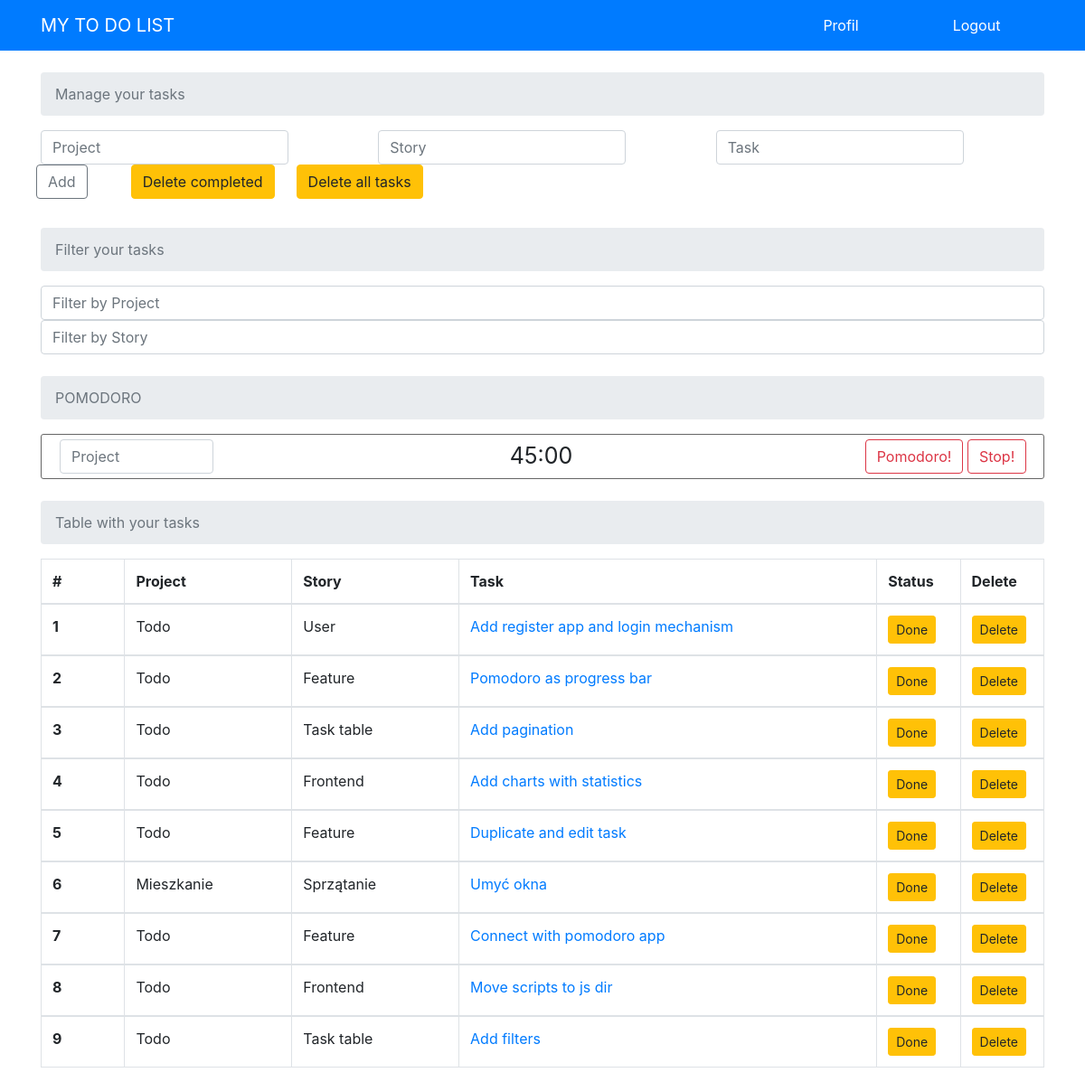
The app's page / (signed in), older data.
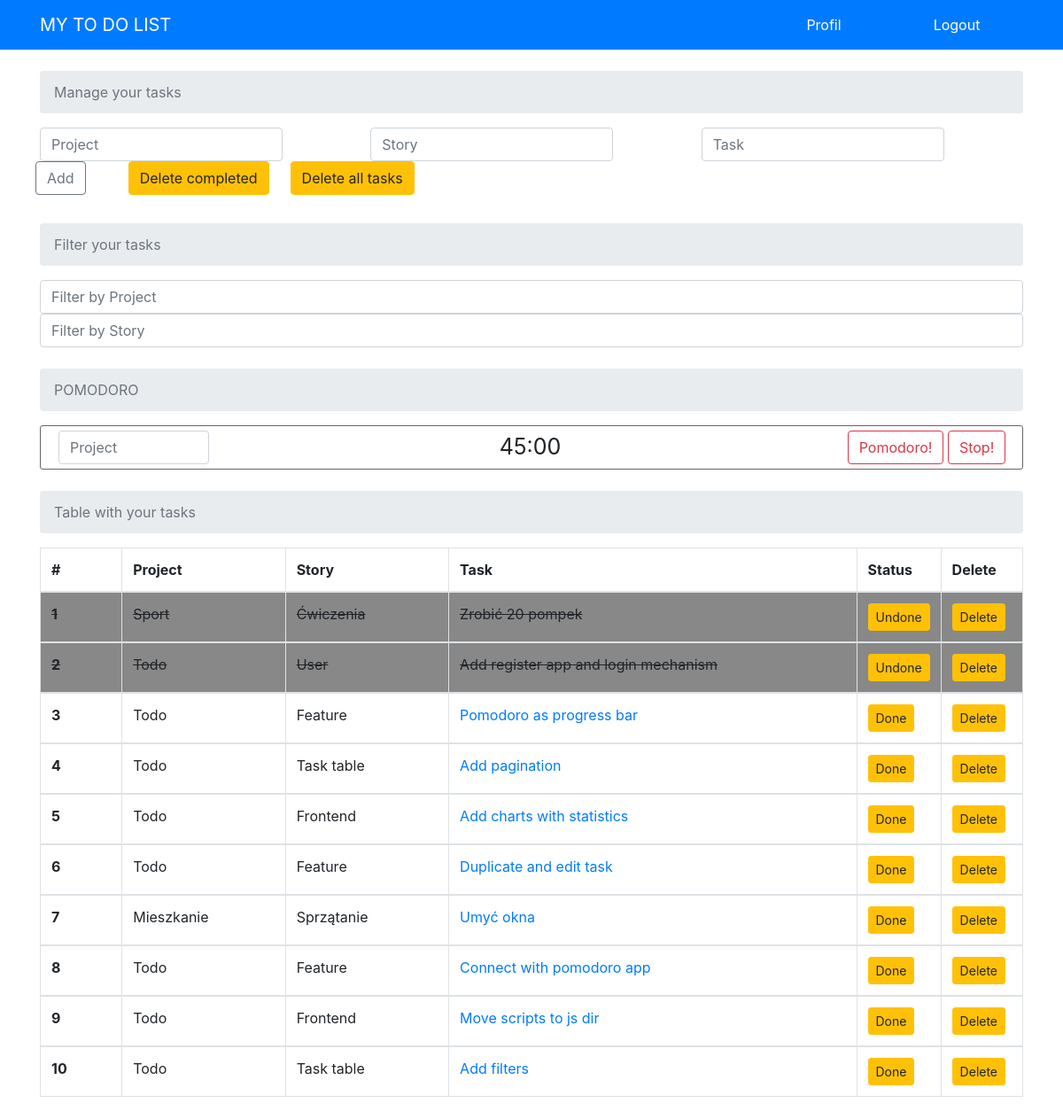
The same page, newer data.
### todo/models.py (models this page shows, shortened)
class Todo(models.Model):
    date_added = models.DateTimeField(default=timezone.now)
    task = models.CharField(max_length=100)
    story = models.CharField(max_length=100, default="-")
    project = models.CharField(max_length=100)
    complete = models.BooleanField(default=False)

### todo/views.py (the view)
# urls.py: 2. Add a URL to urlpatterns:  path('', views.home, name='home')
def home(request):
    context = {'tasks': Todo.objects.all().order_by('-id')}
    return render(request, 'todo/home.html', context)

### todo/templates/todo/home.html (shortened to what the changed rows need)
{% extends 'todo/layout.html' %}
{% block content %}
    {% if user.is_authenticated %}
        <table class="table table-hover table-bordered" id="myTable">
            <thead>
                <tr>
                    <th scope="col" class="col-1">#</th>
                    <th scope="col" class="col-2">Project</th>
                    <th scope="col" class="col-2">Story</th>
                    <th scope="col" class="col-5">Task</th>
                    <th scope="col" class="col-1">Status</th>
                    <th scope="col" class="col-1">Delete</th>
                </tr>
            </thead>
            {% for task in tasks %}
            <tbody>
                <tr>
                    {% if task.complete %}
                        <th class="todo_complete" scope="row">{{ forloop.counter }}</th>
                        <td class="todo_complete">{{ task.project }}</td>
                        <td class="todo_complete">{{ task.story }}</td>
                        <td class="todo_complete">{{ task.task }}</td>
                        <td class="todo_complete">
                            <a href="{% url 'uncompleted' task.id %}"><button type="button" class="btn btn-warning btn-sm">Undone</button></a>
                        </td>
                        <td class="todo_complete">
                            <a href="{% url 'delete_one' task.id %}"><button type="button" class="btn btn-warning btn-sm">Delete</button></a>
                        </td>
                    {% else %}
                            <th scope="row">{{ forloop.counter }}</th>
                            <td>{{ task.project }}</td>
                            <td>{{ task.story }}</td>
                            <td><a href="{% url 'edit' task.id %}">{{ task.task }}</a></td>
                            <td>
                                <a href="{% url 'completed' task.id %}"><button type="button" class="btn btn-warning btn-sm">Done</button></a>
                            </td>
                            <td>
                                <a href="{% url 'delete_one' task.id %}"><button type="button" class="btn btn-warning btn-sm">Delete</button></a>
                            </td>
                    {% endif %}
                </tr>
            </tbody>
            {% endfor %}
        </table>
    {% else %}
        <nav aria-label="breadcrumb">
            <ol class="breadcrumb">
                <li class="breadcrumb-item active" aria-current="page">Login to see your tasks</li>
            </ol>
        </nav>
    {% endif %}
{% endblock content %}

Row changes from the older to the newer data that the page shows:
added Todo: project "Sport", story "Ćwiczenia", task "Zrobić 20 pompek"
changed Todo "User": complete "Done" → "Undone"
